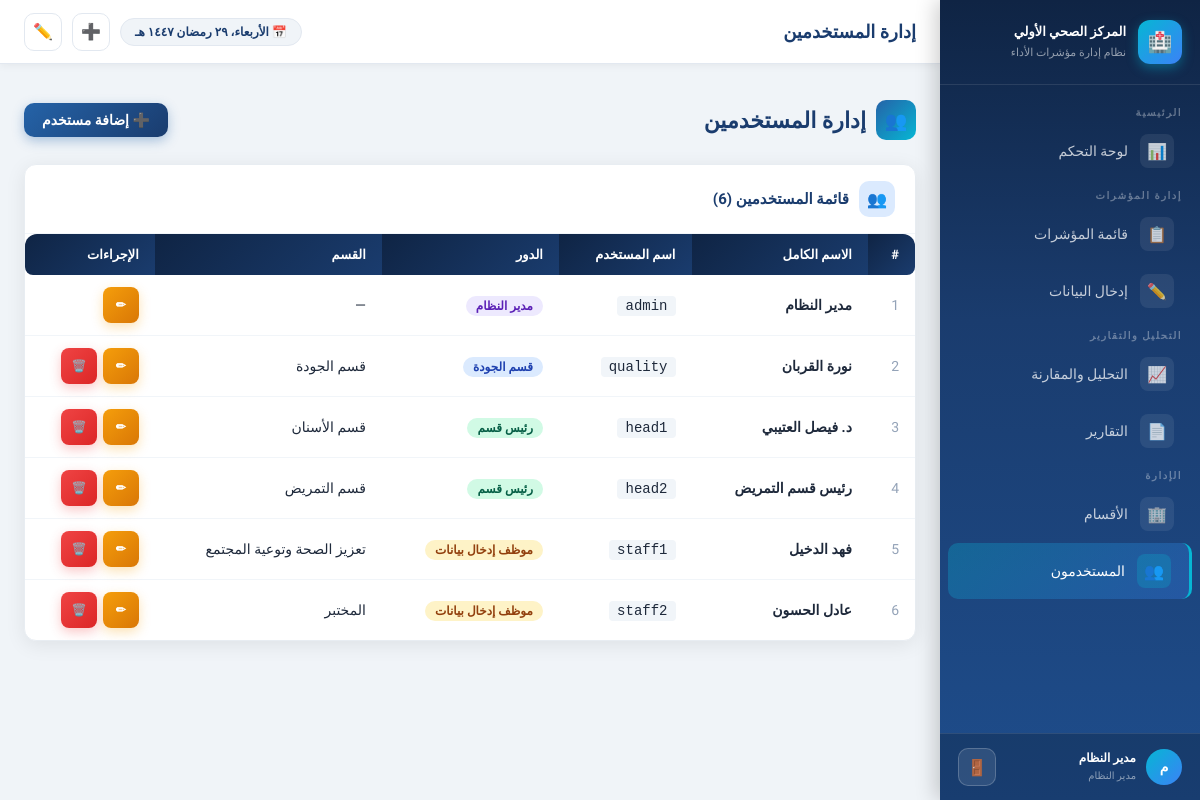
The app's page /users (signed in) with its own data.
### models.py (models this page shows)
class User(UserMixin, db.Model):
    __tablename__ = 'users'
    id = db.Column(db.Integer, primary_key=True)
    username = db.Column(db.String(80), unique=True, nullable=False)
    password = db.Column(db.String(200), nullable=False)
    full_name = db.Column(db.String(150), nullable=False)
    role = db.Column(db.String(50), nullable=False)  # admin, quality, head, staff
    department_id = db.Column(db.Integer, db.ForeignKey('departments.id'), nullable=True)
    is_active = db.Column(db.Boolean, default=True)
    created_at = db.Column(db.DateTime, default=datetime.utcnow)
    department = db.relationship('Department', backref='users')
    ROLES = {
        'admin': 'مدير النظام',
        'quality': 'قسم الجودة',
        'head': 'رئيس قسم',
        'staff': 'موظف إدخال بيانات'
    }
    def role_name(self):
        return self.ROLES.get(self.role, self.role)

class Department(db.Model):
    __tablename__ = 'departments'
    id = db.Column(db.Integer, primary_key=True)
    name = db.Column(db.String(150), unique=True, nullable=False)
    description = db.Column(db.String(300))
    is_active = db.Column(db.Boolean, default=True)
    kpis = db.relationship('KPI', backref='department', lazy=True)

### app.py (the view)
@app.route('/users')
@login_required
def user_list():
    if current_user.role != 'admin':
        flash('ليس لديك صلاحية للوصول', 'danger')
        return redirect(url_for('dashboard'))
    users = User.query.filter_by(is_active=True).all()
    departments = Department.query.filter_by(is_active=True).all()
    return render_template('user_list.html', users=users, departments=departments)

### app.py (called while the page is built)
@login_manager.user_loader
def load_user(user_id):
    return User.query.get(int(user_id))

### templates/user_list.html (shortened to what this page needs)
{% extends "base.html" %}
{% block page_title %}إدارة المستخدمين{% endblock %}
{% block content %}
<div class="page-header animate-in">
  <h2><div class="icon-box">👥</div> إدارة المستخدمين</h2>
  <a href="{{ url_for('user_add') }}" class="btn btn-primary">➕ إضافة مستخدم</a>
</div>
<div class="card animate-in">
  <div class="card-header">
    <div class="card-icon" style="background:#dbeafe;color:#1e40af;">👥</div>
    <h5>قائمة المستخدمين ({{ users|length }})</h5>
  </div>
  <div class="table-container">
    <table class="table">
      <thead>
        <tr><th>#</th><th>الاسم الكامل</th><th>اسم المستخدم</th><th>الدور</th><th>القسم</th><th>الإجراءات</th></tr>
      </thead>
      <tbody>
        {% for user in users %}
        <tr>
          <td style="color:#94a3b8;">{{ loop.index }}</td>
          <td><strong>{{ user.full_name }}</strong></td>
          <td><code style="background:#f1f5f9;padding:2px 8px;border-radius:4px;">{{ user.username }}</code></td>
          <td>
            {% set role_styles = {'admin':'#ede9fe:#5b21b6', 'quality':'#dbeafe:#1e40af', 'head':'#d1fae5:#065f46', 'staff':'#fef3c7:#92400e'} %}
            {% set rs = role_styles.get(user.role, '#f1f5f9:#475569').split(':') %}
            <span style="background:{{ rs[0] }};color:{{ rs[1] }};padding:3px 10px;border-radius:10px;font-size:12px;font-weight:700;">
              {{ user.role_name() }}
            </span>
          </td>
          <td>{{ user.department.name if user.department else '—' }}</td>
          <td>
            <div style="display:flex;gap:6px;">
              <a href="{{ url_for('user_edit', user_id=user.id) }}" class="btn btn-warning btn-sm btn-icon" data-tooltip="تعديل">✏</a>
              {% if user.id != current_user.id %}
              <button class="btn btn-danger btn-sm btn-icon" data-tooltip="حذف"
                onclick="confirmDelete('{{ url_for('user_delete', user_id=user.id) }}', 'حذف المستخدم: {{ user.full_name }}؟')">🗑️</button>
              {% endif %}
            </div>
          </td>
        </tr>
        {% endfor %}
      </tbody>
    </table>
  </div>
</div>
{% endblock %}

### templates/base.html (shortened to what this page needs)
<!DOCTYPE html>
<html lang="ar" dir="rtl">
<head>
  <link rel="stylesheet" href="{{ url_for('static', filename='css/style.css') }}">
</head>
<body>
<aside class="sidebar" id="sidebar">
  <div class="sidebar-brand">
    <div class="brand-icon">🏥</div>
    <div class="brand-text">
      <h5>المركز الصحي الأولي</h5>
      <small>نظام إدارة مؤشرات الأداء</small>
    </div>
  </div>
  <nav class="sidebar-nav">
    <div class="nav-section-title">الرئيسية</div>
    <a href="{{ url_for('dashboard') }}" class="{{ 'active' if request.endpoint == 'dashboard' }}">
      <span class="nav-icon">📊</span>
      <span>لوحة التحكم</span>
    </a>
    <div class="nav-section-title">إدارة المؤشرات</div>
    <a href="{{ url_for('kpi_list') }}" class="{{ 'active' if request.endpoint in ['kpi_list','kpi_add','kpi_edit','kpi_detail'] }}">
      <span class="nav-icon">📋</span>
      <span>قائمة المؤشرات</span>
    </a>
    <a href="{{ url_for('data_entry') }}" class="{{ 'active' if request.endpoint == 'data_entry' }}">
      <span class="nav-icon">✏️</span>
      <span>إدخال البيانات</span>
    </a>
    <div class="nav-section-title">التحليل والتقارير</div>
    <a href="{{ url_for('analysis') }}" class="{{ 'active' if request.endpoint == 'analysis' }}">
      <span class="nav-icon">📈</span>
      <span>التحليل والمقارنة</span>
    </a>
    <a href="{{ url_for('reports') }}" class="{{ 'active' if request.endpoint == 'reports' }}">
      <span class="nav-icon">📄</span>
      <span>التقارير</span>
    </a>
    {% if current_user.role in ['admin', 'quality'] %}
    <div class="nav-section-title">الإدارة</div>
    <a href="{{ url_for('dept_list') }}" class="{{ 'active' if request.endpoint in ['dept_list'] }}">
      <span class="nav-icon">🏢</span>
      <span>الأقسام</span>
    </a>
    {% endif %}
    {% if current_user.role == 'admin' %}
    <a href="{{ url_for('user_list') }}" class="{{ 'active' if request.endpoint in ['user_list','user_add','user_edit'] }}">
      <span class="nav-icon">👥</span>
      <span>المستخدمون</span>
    </a>
    {% endif %}
  </nav>
  <div class="sidebar-user">
    <div class="user-avatar">{{ current_user.full_name[0] if current_user.full_name else 'م' }}</div>
    <div class="user-info">
      <strong>{{ current_user.full_name }}</strong>
      <small>{{ current_user.role_name() }}</small>
    </div>
    <a href="{{ url_for('logout') }}" class="header-btn" data-tooltip="تسجيل الخروج" style="margin-right:auto;background:rgba(255,255,255,0.1);border-color:rgba(255,255,255,0.2);color:#fff;">🚪</a>
  </div>
</aside>
<div class="main-content">
  <header class="top-header">
    <div class="page-title">{% block page_title %}{% endblock %}</div>
    <div class="header-actions">
      <span class="date-badge" id="currentDate">📅 جاري التحميل...</span>
      {% if current_user.role in ['admin','quality'] %}
      <a href="{{ url_for('kpi_add') }}" class="header-btn" data-tooltip="إضافة مؤشر جديد">➕</a>
      {% endif %}
      <a href="{{ url_for('data_entry') }}" class="header-btn" data-tooltip="إدخال بيانات">✏️</a>
    </div>
  </header>
  <div class="page-content">
    {% block content %}{% endblock %}
  </div>
</div>
</body>
</html>

### records on screen
User: full_name "م", full_name "مدير النظام", role_name "مدير النظام", username "admin", department "—"
User: full_name "نورة القربان", username "quality", role_name "قسم الجودة", department "قسم الجودة"
User: full_name "د. فيصل العتيبي", username "head1", role_name "رئيس قسم", department "قسم الأسنان"
User: full_name "رئيس قسم التمريض", username "head2", role_name "رئيس قسم", department "قسم التمريض"
User: full_name "فهد الدخيل", username "staff1", role_name "موظف إدخال بيانات", department "تعزيز الصحة وتوعية المجتمع"
User: full_name "عادل الحسون", username "staff2", role_name "موظف إدخال بيانات", department "المختبر"

### other values on screen
{{ users|length }} "6"
